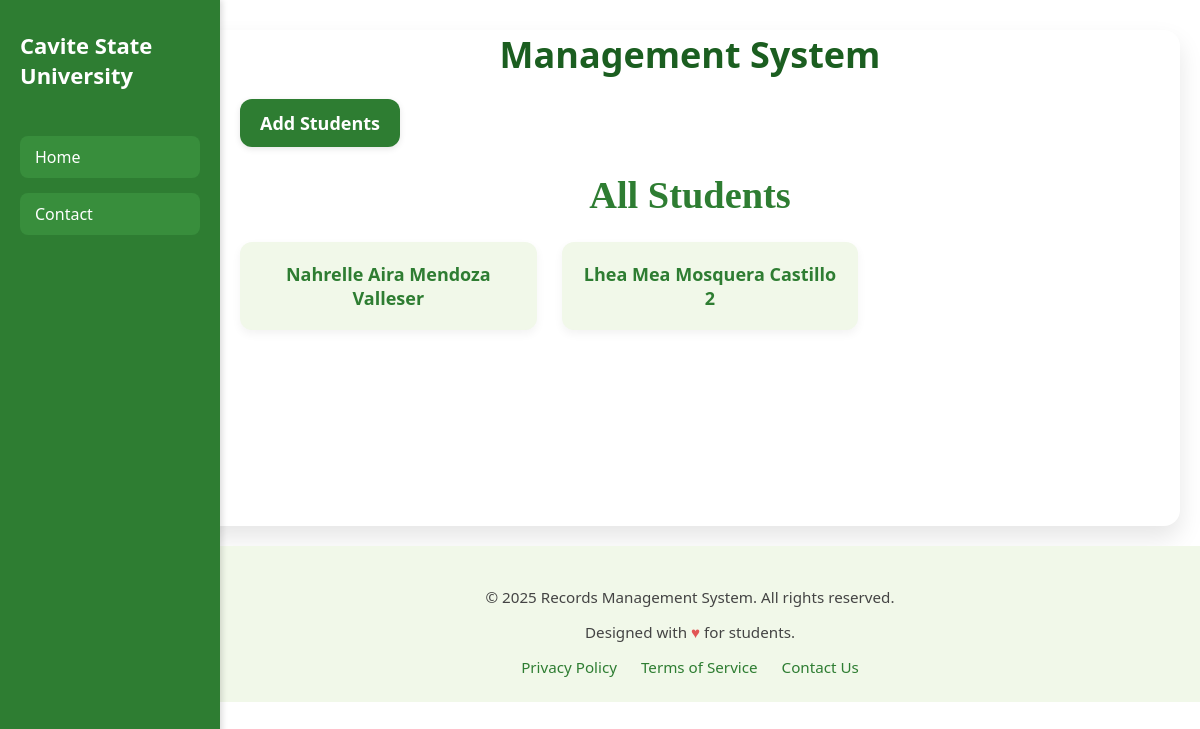
The page / on the database its author committed.
### core/models.py (models this page shows, shortened)
class Learner(models.Model):
    full_name = models.CharField(max_length=100)
    age = models.IntegerField()
    email = models.EmailField(unique=True)

### core/views.py (the view)
# urls.py: path('', index, name='index'),
def index(request):
    learners = Learner.objects.all()
    return render(request, 'index.html', {'learners': learners})

### templates/index.html (shortened to what this page needs)
<!DOCTYPE html>
<html>
<head>
    <link rel="stylesheet" type="text/css" href="/static/css/navbar_contach_dashboard.css"/>
</head>
<body>
  <nav class="navbar">
    <div class="navbar-logo">Cavite State University</div>
    <ul class="navbar-links">
      <li><a href="/">Home</a></li>
      <li><a href="/contact/">Contact</a></li>
    </ul>
  </nav>
  <div class="container">
          <h2>Management System</h2>
    <div class="add-learner-btn">
          <a href="{% url 'add_learner' %}">Add Students</a>
    </div>
    <div class="header-container">
      <h1>All Students</h1>
    </div>
    <ul>
      {% for learner in learners %}
        <li><a href="/student/{{ learner.id }}/">{{ learner.full_name }}</a></li>
      {% endfor %}
    </ul>
  </div>
  <footer class="main-footer">
        <div class="footer-content">
            <p>&copy; 2025 Records Management System. All rights reserved.</p>
            <p>Designed with <span style="color: #e25555;">&hearts;</span> for students.</p>
            <div class="footer-links">
                <a href="#">Privacy Policy</a>
                <a href="#">Terms of Service</a>
                <a href="#">Contact Us</a>
            </div>
        </div>
    </footer>
</body>
</html>

### static/css/navbar_contach_dashboard.css (style rules this page uses)
body { font-family: 'Segoe UI', sans-serif; color: #333; margin: 0; padding: 0; margin-left: 180px; }
.container { width: calc(100% - 40px); margin: 20px; padding-bottom: 180px; border-radius: 16px; box-shadow: 0 12px 24px rgba(0, 0, 0, 0.1); background-color: #ffffff; }
.container h2 { text-align: center; font-size: 36px; margin-bottom: 20px; color: #1b5e20; }
.header-container { text-align: center; font-size: larger; font-family: Cambria, Georgia, Times, 'Times New Roman', serif; color: #2e7d32; }
.add-learner-btn { text-align: left; margin-bottom: 20px; margin-left: 40px; }
.add-learner-btn a { text-decoration: none; font-size: 18px; font-weight: 600; color: #ffffff; background-color: #2e7d32; border-radius: 12px; border: none; padding: 12px 20px; display: inline-block; box-shadow: 0 2px 6px rgba(0, 0, 0, 0.1); transition: background-color 0.3s ease; }
.container ul { display: grid; grid-template-columns: repeat(auto-fill, minmax(250px, 1fr)); gap: 25px; list-style: none; padding: 0; margin-left: 40px; }
.container li { background-color: #f1f8e9; padding: 20px; border-radius: 12px; font-weight: bold; text-align: center; transition: all 0.3s ease; box-shadow: 0 4px 10px rgba(0, 0, 0, 0.05); }
.container li a { text-decoration: none; font-size: 18px; font-weight: 600; color: #2e7d32; transition: color 0.3s ease; }
.navbar { position: fixed; top: 0; left: 0; height: 100vh; width: 180px; background-color: #2e7d32; color: white; display: flex; flex-direction: column; align-items: flex-start; padding: 30px 20px; z-index: 1000; box-shadow: 2px 0 6px rgba(0, 0, 0, 0.15); }
.navbar-logo { font-size: 22px; font-weight: bold; margin-bottom: 30px; width: 100%; }
.navbar-links { list-style: none; padding: 0; width: 100%; display: flex; flex-direction: column; }
.navbar-links li { width: 100%; margin-bottom: 15px; }
.navbar-links li a { color: white; text-decoration: none; font-weight: 500; padding: 10px 15px; display: block; border-radius: 8px; background-color: #388e3c; transition: background 0.3s ease; }
.main-footer { background: #f1f8e9; padding: 25px 0px; text-align: center; font-size: 0.95em; color: #444; }
.footer-links a { color: #2e7d32; margin: 0 10px; text-decoration: none; }

### rows shown on the page
Learner: full_name "Nahrelle Aira Mendoza Valleser"
Learner: full_name "Lhea Mea Mosquera Castillo 2"
